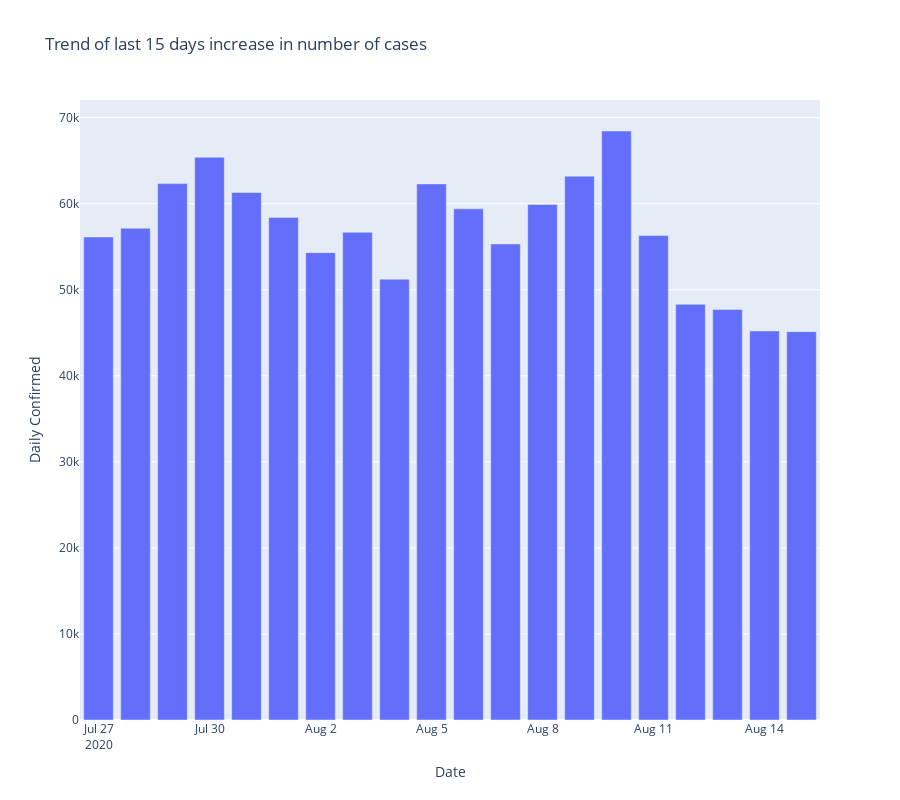

Notebook code for this chart:
### Code cell
top_20_daily_confirmed_cases_data = time_data.sort_values("Daily Confirmed", ascending=False).head(20)

fig = px.bar(top_20_daily_confirmed_cases_data,
            x="Date",
            y="Daily Confirmed",
            orientation="v",
            height=800,
            title="Trend of last 15 days increase in number of cases",
            )

fig.show()

### Figure 1 — Plotly figure (JSON) as saved in the notebook; plotly's stock layout.template omitted (floating-point values rounded to 4 significant figures)
{"data": [{"alignmentgroup": "True", "hoverlabel": {"namelength": 0}, "hovertemplate": "Date=%{x}<br>Daily Confirmed=%{y}", "legendgroup": "", "marker": {"color": "#636efa"}, "name": "", "offsetgroup": "", "orientation": "v", "showlegend": false, "textposition": "auto", "type": "bar", "x": ["2020-08-10T00:00:00", "2020-07-30T00:00:00", "2020-08-09T00:00:00", "2020-07-29T00:00:00", "2020-08-05T00:00:00", "2020-07-31T00:00:00", "2020-08-08T00:00:00", "2020-08-06T00:00:00", "2020-08-01T00:00:00", "2020-07-28T00:00:00", "2020-08-03T00:00:00", "2020-08-11T00:00:00", "2020-07-27T00:00:00", "2020-08-07T00:00:00", "2020-08-02T00:00:00", "2020-08-04T00:00:00", "2020-08-12T00:00:00", "2020-08-13T00:00:00", "2020-08-14T00:00:00", "2020-08-15T00:00:00"], "xaxis": "x", "y": [68448, 65400, 63200, 62333, 62300, 61300, 59903, 59403, 58405, 57152, 56678, 56312, 56130, 55321, 54312, 51219, 48304, 47701, 45209, 45131], "yaxis": "y"}], "layout": {"barmode": "relative", "height": 800, "legend": {"tracegroupgap": 0}, "title": {"text": "Trend of last 15 days increase in number of cases"}, "xaxis": {"anchor": "y", "domain": [0, 1], "title": {"text": "Date"}}, "yaxis": {"anchor": "x", "domain": [0, 1], "title": {"text": "Daily Confirmed"}}}}
